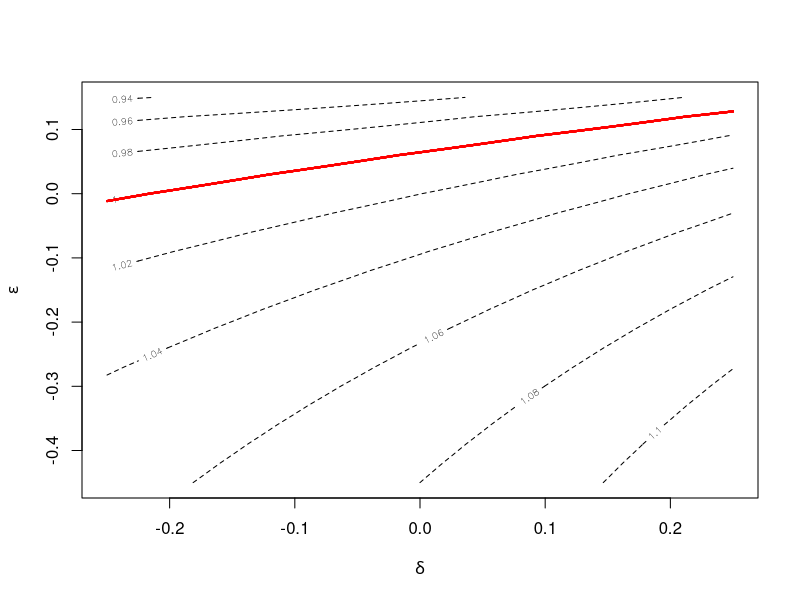

Reproduce this figure in R.
#=========================================
# Lizard orchid example - further analysis
# Includes Figure 3 in paper
#=========================================

A = matrix( c(0.452524239, 0.166375393, 0.027652733, 0.007490637, 2.867662753, 0.299578059,
              0.116683383, 0.468367704, 0.146623794, 0.039950062, 0.563500534, 0.282700422,
              0.006853895, 0.158336246, 0.410289389, 0.197253433, 0.275346852, 0.063291139,
              0.00183885,  0.012583013, 0.180064309, 0.323345818, 0.282817503, 0.042194093,
              0.000668673, 0.008039147, 0.154340836, 0.369538077, 0.369263607, 0.012658228,
              0.037612839, 0.027962251, 0.011575563, 0.011235955, 0.017075774, 0.29535865),
            nrow=6, ncol=6, byrow=TRUE)

n.states = dim(A)[1]
cat("\nLizard orchid example\n")
cat("\nPopulation projection matrix\n")
print(A)

#===============================
 real.eigenvalues <- function(A)
#===============================
{
     # Finds all real eigenvalues of A 

  ev = eigen(A, symmetric=FALSE, only.values=TRUE)$values
  if (is.complex(ev)) ev = Re(ev[Im(ev) == 0])
  ev
}

#==================================
 complex.eigenvalues <- function(A)
#==================================
{
     # Finds all complex eigenvalues of A 

  ev = eigen(A, symmetric=FALSE, only.values=TRUE)$values
  if (is.complex(ev)) ev = ev[Im(ev) != 0]
  ev
}


lambda = max(real.eigenvalues(A))
cat("\nDominant eigenvalue = ", lambda, "\n")
cat("\nAll real eigenvalues: ", real.eigenvalues(A), "\n")


     #--------------------
     # 2-parameter example
     #--------------------
P1 = A - A
P2 = A - A
#P1[4,4] = -1
#P1[5,5] = +1
#P2[1,5] = -1
#P2[2,5] = +1

P1[3,5] = -1/2
P1[4,5] = -1/2
P1[5,5] = +1

P2[3,2] = -1
P2[2,2] = +1

#P2[1,5] = -1
#P2[2,5] = +1


nx = 21
ny = 21
x = seq(-0.25, 0.25, length.out=nx)
y = seq(-0.45, 0.15, length.out=nx)
z = matrix(0, nrow=nx, ncol=ny)
for (i in 1: nx) {
    for (j in 1: nx) {
        z[i,j] = max(real.eigenvalues(A + x[i]*P1 + y[j]*P2))
    }
}

contour(x,y,z, lty="dashed", xlab=expression(delta), ylab=expression(epsilon))
contour(x,y,z, zlim=c(0.99999,1.00001), col="red", add=TRUE, lwd=2, drawlabels=FALSE)


